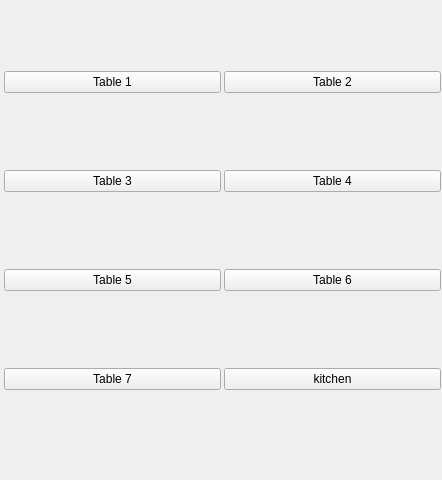
<?xml version="1.0" encoding="UTF-8"?>
<ui version="4.0">
 <class>Waiterbot_1</class>
 <widget class="QDockWidget" name="Waiterbot_1">
  <property name="geometry">
   <rect>
    <x>0</x>
    <y>0</y>
    <width>442</width>
    <height>480</height>
   </rect>
  </property>
  <property name="windowTitle">
   <string>DockWidget</string>
  </property>
  <widget class="QWidget" name="dockWidgetContents">
   <widget class="QWidget" name="gridLayoutWidget">
    <property name="geometry">
     <rect>
      <x>0</x>
      <y>0</y>
      <width>221</width>
      <height>461</height>
     </rect>
    </property>
    <layout class="QGridLayout" name="gridLayout" rowstretch="0,0,0,0" columnstretch="0">
     <property name="leftMargin">
      <number>4</number>
     </property>
     <property name="topMargin">
      <number>0</number>
     </property>
     <item row="2" column="0">
      <widget class="QPushButton" name="pushButton">
       <property name="text">
        <string>Table 5</string>
       </property>
      </widget>
     </item>
     <item row="0" column="0">
      <widget class="QPushButton" name="pushButton_3">
       <property name="text">
        <string>Table 1</string>
       </property>
      </widget>
     </item>
     <item row="1" column="0">
      <widget class="QPushButton" name="pushButton_2">
       <property name="text">
        <string>Table 3</string>
       </property>
      </widget>
     </item>
     <item row="3" column="0">
      <widget class="QPushButton" name="pushButton_7">
       <property name="text">
        <string>Table 7</string>
       </property>
      </widget>
     </item>
    </layout>
   </widget>
   <widget class="QWidget" name="gridLayoutWidget_2">
    <property name="geometry">
     <rect>
      <x>220</x>
      <y>0</y>
      <width>221</width>
      <height>461</height>
     </rect>
    </property>
    <layout class="QGridLayout" name="gridLayout_2" rowstretch="0,0,0,0" columnstretch="0">
     <property name="leftMargin">
      <number>4</number>
     </property>
     <property name="topMargin">
      <number>0</number>
     </property>
     <item row="3" column="0">
      <widget class="QPushButton" name="pushButton_8">
       <property name="text">
        <string>kitchen</string>
       </property>
      </widget>
     </item>
     <item row="2" column="0">
      <widget class="QPushButton" name="pushButton_4">
       <property name="text">
        <string>Table 6</string>
       </property>
      </widget>
     </item>
     <item row="1" column="0">
      <widget class="QPushButton" name="pushButton_5">
       <property name="text">
        <string>Table 4</string>
       </property>
      </widget>
     </item>
     <item row="0" column="0">
      <widget class="QPushButton" name="pushButton_6">
       <property name="text">
        <string>Table 2</string>
       </property>
      </widget>
     </item>
    </layout>
   </widget>
  </widget>
 </widget>
 <resources/>
 <connections/>
</ui>
